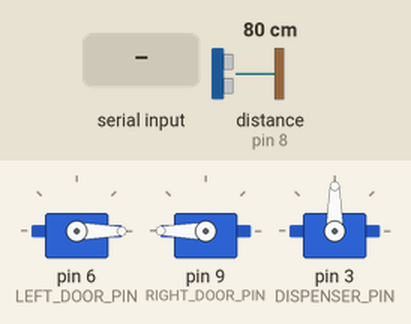
Bench run of a sketch on a simulated Arduino Uno, built with avr-gcc and run on an emulated ATmega328P. Shown: 3 × servo. The inputs (shaded band) are chosen by the test bench; at power-on: distance to the obstacle (sensor on pin 8) 80 cm. The echo pulse lasts 58.3 µs per cm.

Above: at 1.2 s.
1.3 s: "1" received over Serial
At 2.2 s:
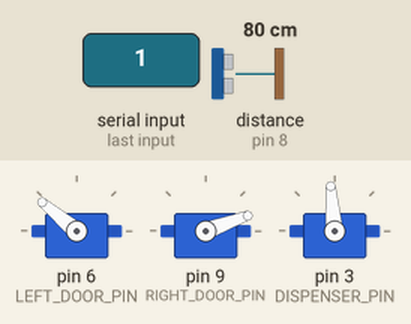
4.3 s: "0" received over Serial
At 5.7 s:
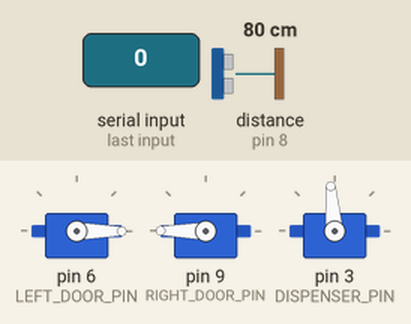
Timing chart, 0 to 7.3 s (numbered marks = the images above; inputs shaded):
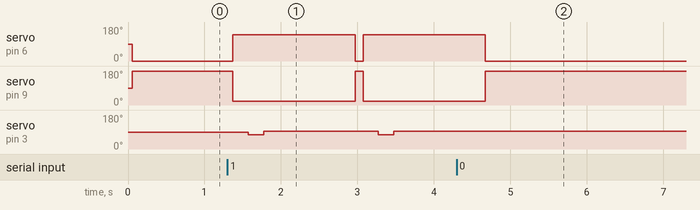

Measured:
- after the input at 1.3 s, servo on pin 6 (LEFT_DOOR_PIN): 0° → 140° after 0.07 s, → 0° 1.6 s later, → 140° 0.10 s later; servo on pin 9 (RIGHT_DOOR_PIN): 180° → 20° after 0.07 s, → 180° 1.6 s later, → 20° 0.10 s later; servo on pin 3 (DISPENSER_PIN): alternates 95° for 1.5 s and 75° for 0.20 s, starting after 0.27 s
- after the input at 4.3 s, servo on pin 6 (LEFT_DOOR_PIN): goes on until 4.7 s, then stays 0°; servo on pin 9 (RIGHT_DOOR_PIN): goes on until 4.7 s, then stays 180°; servo on pin 3 (DISPENSER_PIN): stops changing and stays 95°

The sketch:

purrfect_v1.ino
```cpp
#include <NewPing.h>
#include <Servo.h>
#include <SPI.h>
#include <MFRC522.h>

// RFID pins
#define SS_PIN 10
#define RST_PIN 5
MFRC522 rfid(SS_PIN, RST_PIN);
const String CAT_ID = "0c8a7a32";

// flap door servo pins
const int LEFT_DOOR_PIN = 6;
const int RIGHT_DOOR_PIN = 9;
const int DISPENSER_PIN = 3;

// HC-SR04 distance sensor pins
// const int TRIGGER_PIN = 11;
const int TRIGGER_PIN = 7;
const int ECHO_PIN = 8;

// servos
Servo leftDoorServo;
Servo rightDoorServo;
Servo dispenserServo;

// distance for sensor detection
const int MAX_DISTANCE = 15;

// NewPing instance
NewPing sonar(TRIGGER_PIN, ECHO_PIN, MAX_DISTANCE);

// flap door initial variables
bool flapDoorsAreOpen = false;
bool catEating = false;

//vars for processing input
char incomingVal; // char recieved from processing port

//add a delay with millis
unsigned long timeNow = 0;
unsigned long timeBefore = 0;
int interval = 2000;

void setup() {

  // initialize serial communciation
  Serial.begin(9600);

  // attach pins to servos
  leftDoorServo.attach(LEFT_DOOR_PIN);
  rightDoorServo.attach(RIGHT_DOOR_PIN);
  dispenserServo.attach(DISPENSER_PIN);

  // setup nfc reader
  SPI.begin(); // init SPI bus
  rfid.PCD_Init(); // init MFRC522

  // reset doors to closed position
  closeFlapDoors();
}

void loop() {

  // set current time
  timeNow = millis();

  // get distance measurement in centimeters
  unsigned int distance = sonar.ping_cm();

  // read incoming processing value
  if (Serial.available() > 0) {
    incomingVal = Serial.read();
  }

  // if processing sends a 1,
  // open the doors and dispense food then close doors
  if(incomingVal == '1') {
    openFlapDoors();
    delay(200);
    dispenseFood();
    delay(1200);
    closeFlapDoors();
  }

  // check if cat is near food bowl
  if (catDetected(distance)) {

    // check if the correct cat is present
    if(verifyTag()) {
      catEating = true;

      // open doors if correct cat is present
      if(!flapDoorsAreOpen) {
        openFlapDoors();
        flapDoorsAreOpen = true;
      }
    }

  } else {

    catEating = false;

    if(flapDoorsAreOpen) {
      if(timeBefore == 0) {
        timeBefore = timeNow;
      }
      if(timeNow >= timeBefore + interval) {
        closeFlapDoors();
        flapDoorsAreOpen = false;
        timeBefore = 0;
      }
    }
  }

  delay(100);
}

void openFlapDoors() {
  leftDoorServo.write(140);
  rightDoorServo.write(20);
}

void closeFlapDoors() {
  leftDoorServo.write(0);
  rightDoorServo.write(180);
}

void openDispenserDoor() {
  dispenserServo.write(75);
}

void closeDispenserDoor() {
  dispenserServo.write(95);
}

bool catDetected(int dist) {
  return dist != 0 && dist < MAX_DISTANCE ? true : false;
}

void dispenseFood() {
  openDispenserDoor();
  delay(200);
  closeDispenserDoor();
}

bool verifyTag() {
  bool tagMatch = false;

  if (rfid.PICC_IsNewCardPresent()) { // new tag is available
    if (rfid.PICC_ReadCardSerial()) { // NUID has been readed
      MFRC522::PICC_Type piccType = rfid.PICC_GetType(rfid.uid.sak);

      // print NUID into string
      String id = "";
      for (int i = 0; i < rfid.uid.size; i++) {
        String hexValue = (rfid.uid.uidByte[i] < 0x10 ? "0" : "") + String(rfid.uid.uidByte[i], HEX);
        id += hexValue;
      }

      if(id == CAT_ID) {
        Serial.println("Matching ID.");
        tagMatch = true;
      } else {
        Serial.println("ID does not match.");
      }

      rfid.PICC_HaltA(); // halt PICC
      rfid.PCD_StopCrypto1(); // stop encryption on PCD
    }
  }

  return tagMatch;
}
```
